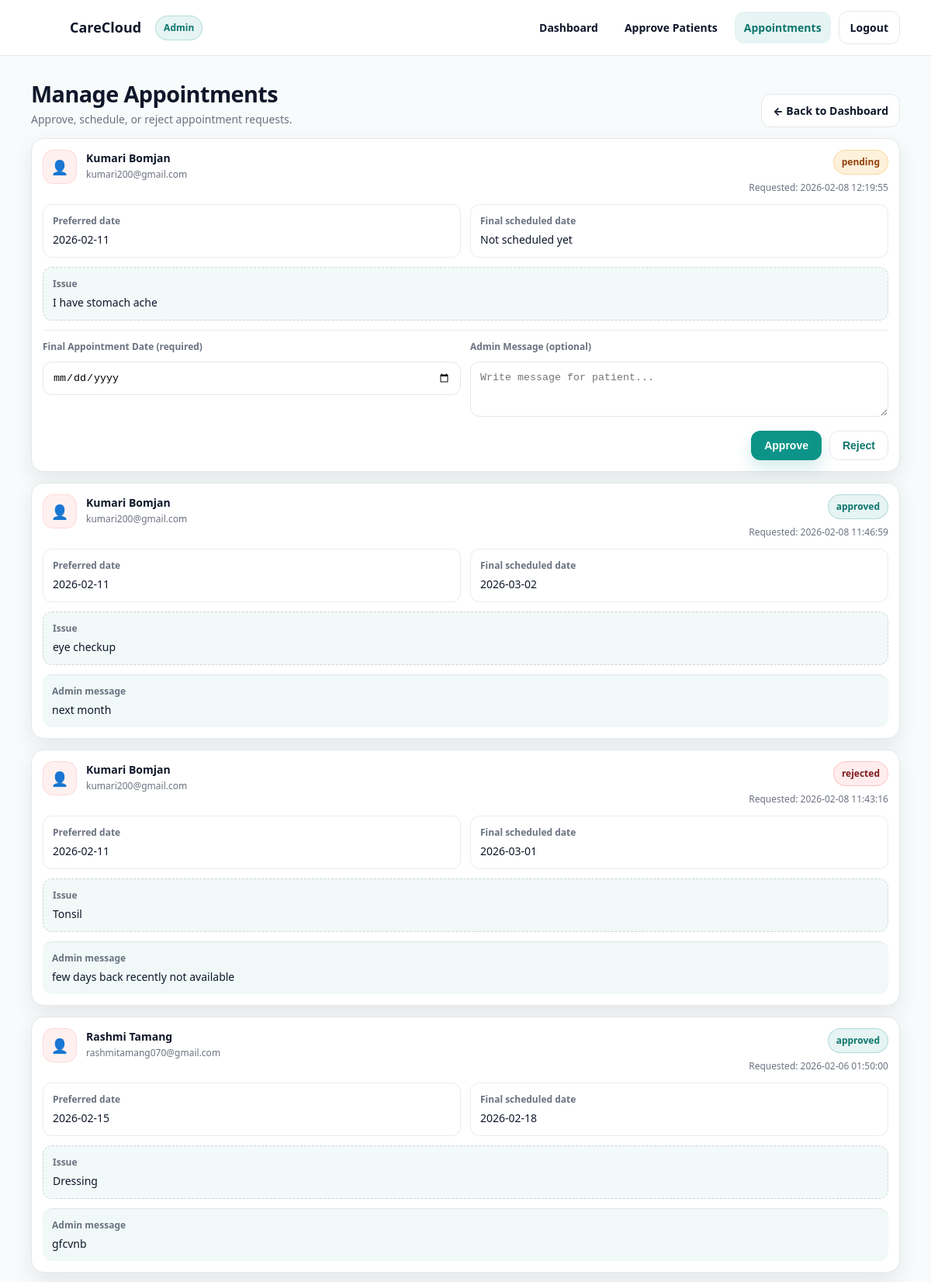
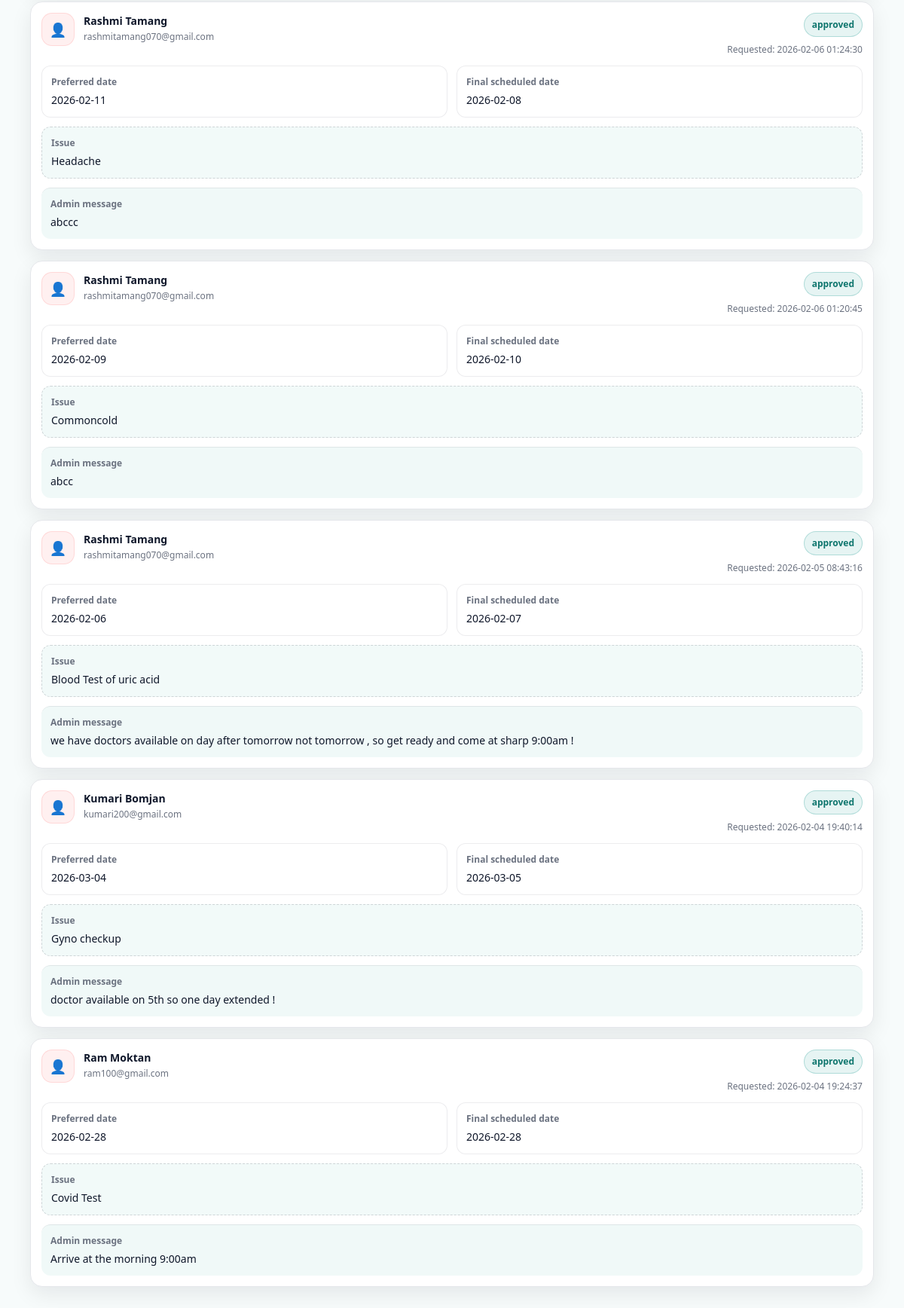
The page /admin/manage_appointments.php (signed in) on the database its author committed (2 pictures, top to bottom).
### tables this page shows
CREATE TABLE `appointments` (
  `id` int(11) NOT NULL,
  `patient_id` int(11) NOT NULL,
  `issue` text NOT NULL,
  `requested_date` date DEFAULT NULL,
  `status` enum('pending','approved','rejected') NOT NULL DEFAULT 'pending',
  `admin_message` varchar(255) DEFAULT NULL,
  `created_at` timestamp NOT NULL DEFAULT current_timestamp(),
  `scheduled_date` date DEFAULT NULL
);

CREATE TABLE `users` (
  `id` int(11) NOT NULL,
  `name` varchar(100) NOT NULL,
  `email` varchar(120) NOT NULL,
  `phone` varchar(20) DEFAULT NULL,
  `password_hash` varchar(255) NOT NULL,
  `role` enum('admin','patient') NOT NULL DEFAULT 'patient',
  `status` enum('pending','approved') NOT NULL DEFAULT 'pending',
  `created_at` timestamp NOT NULL DEFAULT current_timestamp()
);

### admin/manage_appointments.php (the view, shortened to what this page needs)
<?php
require_once "../config/db.php";
$sql = "SELECT a.id, a.issue, a.requested_date, a.scheduled_date, a.status, a.admin_message, a.created_at,
               u.name AS patient_name, u.email AS patient_email
        FROM appointments a
        JOIN users u ON a.patient_id = u.id
        ORDER BY a.created_at DESC";
$appointments = $conn->query($sql);
?>
<!doctype html>
<html lang="en">
<head>
  <link rel="stylesheet" href="../assests/app.css">
</head>
<body>
<header class="admin-nav">
  <div class="container admin-nav-inner">
    <a class="admin-brand" href="dashboard.php">
      <span class="logo" aria-hidden="true"></span>
      <span>CareCloud</span>
      <span class="admin-badge">Admin</span>
    </a>
    <nav class="admin-links" aria-label="Admin navigation">
      <a class="admin-link" href="dashboard.php">Dashboard</a>
      <a class="admin-link" href="approve_patients.php">Approve Patients</a>
      <a class="admin-link is-active" href="manage_appointments.php">Appointments</a>
      <a class="btn btn-ghost" href="../public/logout.php">Logout</a>
    </nav>
  </div>
</header>
<main class="container admin-page">
  <div class="admin-head">
    <div>
      <h1 class="admin-title">Manage Appointments</h1>
      <p class="admin-sub">Approve, schedule, or reject appointment requests.</p>
    </div>
    <div class="admin-head-actions">
      <a class="btn btn-ghost" href="dashboard.php">← Back to Dashboard</a>
    </div>
  </div>
  <?php if (!$appointments || $appointments->num_rows === 0): ?>
    <div class="admin-empty" style="margin:0;">
      <div class="admin-empty-ico" aria-hidden="true">📅</div>
      <div>
        <h3 style="margin:0 0 4px;">No appointment requests</h3>
        <p class="muted" style="margin:0;">Requests will appear here when patients submit them.</p>
      </div>
    </div>
  <?php else: ?>
    <section class="appt-list" aria-label="Appointments list">
      <?php while($a = $appointments->fetch_assoc()): ?>
        <?php $status = strtolower($a["status"] ?? "pending"); ?>
        <article class="appt-card">
          <div class="appt-top">
            <div class="appt-patient">
              <div class="appt-avatar" aria-hidden="true">👤</div>
              <div>
                <div class="appt-name"><?php echo htmlspecialchars($a["patient_name"]); ?></div>
                <div class="appt-email muted"><?php echo htmlspecialchars($a["patient_email"]); ?></div>
              </div>
            </div>
            <div class="appt-right">
              <span class="pill <?php echo ($status === "approved") ? "pill-approved" : (($status === "rejected") ? "pill-rejected" : "pill-pending"); ?>">
                <?php echo htmlspecialchars($a["status"]); ?>
              </span>
              <div class="appt-date muted">
                Requested: <?php echo htmlspecialchars($a["created_at"]); ?>
              </div>
            </div>
          </div>
          <div class="appt-grid">
            <div class="appt-field">
              <span class="appt-label">Preferred date</span>
              <div class="appt-value"><?php echo htmlspecialchars($a["requested_date"] ?? "Not provided"); ?></div>
            </div>
            <div class="appt-field">
              <span class="appt-label">Final scheduled date</span>
              <div class="appt-value"><?php echo htmlspecialchars($a["scheduled_date"] ?? "Not scheduled yet"); ?></div>
            </div>
          </div>
          <div class="appt-issue">
            <span class="appt-label">Issue</span>
            <div class="appt-value"><?php echo nl2br(htmlspecialchars($a["issue"])); ?></div>
          </div>
          <?php if ($status === "pending"): ?>
            <form class="appt-form" method="POST">
              <div class="appt-form-grid">
                <div class="appt-form-field">
                  <label class="appt-label" for="d<?php echo (int)$a["id"]; ?>">Final Appointment Date (required)</label>
                  <input class="input" id="d<?php echo (int)$a["id"]; ?>" type="date" name="scheduled_date" required>
                </div>
                <div class="appt-form-field">
                  <label class="appt-label" for="m<?php echo (int)$a["id"]; ?>">Admin Message (optional)</label>
                  <textarea class="input" id="m<?php echo (int)$a["id"]; ?>" name="admin_message" rows="3" placeholder="Write message for patient..."></textarea>
                </div>
              </div>
              <div class="appt-actions">
                <button class="btn btn-primary" type="submit" name="action" value="approved">Approve</button>
                <button class="btn btn-ghost" type="submit" name="action" value="rejected">Reject</button>
              </div>
            </form>
          <?php else: ?>
            <div class="appt-admin">
              <span class="appt-label">Admin message</span>
              <div class="appt-value"><?php echo htmlspecialchars($a["admin_message"] ?: "None"); ?></div>
            </div>
          <?php endif; ?>
        </article>
      <?php endwhile; ?>
    </section>
  <?php endif; ?>
</main>
</body>
</html>

### rows shown on the page
appointments: patient.name "Kumari Bomjan", patient.email "kumari200@gmail.com", status "pending", created_at "2026-02-08 12:19:55", requested_date "2026-02-11", scheduled_date "Not scheduled yet", issue "I have stomach ache", admin_message "Write message for patient..."
appointments: patient.name "Kumari Bomjan", patient.email "kumari200@gmail.com", status "approved", created_at "2026-02-08 11:46:59", requested_date "2026-02-11", scheduled_date "2026-03-02", issue "eye checkup", admin_message "next month"
appointments: patient.name "Kumari Bomjan", patient.email "kumari200@gmail.com", status "rejected", created_at "2026-02-08 11:43:16", requested_date "2026-02-11", scheduled_date "2026-03-01", issue "Tonsil", admin_message "few days back recently not available"
appointments: patient.name "Rashmi Tamang", patient.email "rashmitamang070@gmail.com", status "approved", created_at "2026-02-06 01:50:00", requested_date "2026-02-15", scheduled_date "2026-02-18", issue "Dressing", admin_message "gfcvnb"
appointments: patient.name "Rashmi Tamang", patient.email "rashmitamang070@gmail.com", status "approved", created_at "2026-02-06 01:24:30", requested_date "2026-02-11", scheduled_date "2026-02-08", issue "Headache", admin_message "abccc"
appointments: patient.name "Rashmi Tamang", patient.email "rashmitamang070@gmail.com", status "approved", created_at "2026-02-06 01:20:45", requested_date "2026-02-09", scheduled_date "2026-02-10", issue "Commoncold", admin_message "abcc"
appointments: patient.name "Rashmi Tamang", patient.email "rashmitamang070@gmail.com", status "approved", created_at "2026-02-05 08:43:16", requested_date "2026-02-06", scheduled_date "2026-02-07", issue "Blood Test of uric acid", admin_message "we have doctors available on day after tomorrow not tomorrow , so get ready and come at sharp 9:00am !"
appointments: patient.name "Kumari Bomjan", patient.email "kumari200@gmail.com", status "approved", created_at "2026-02-04 19:40:14", requested_date "2026-03-04", scheduled_date "2026-03-05", issue "Gyno checkup", admin_message "doctor available on 5th so one day extended !"
appointments: patient.name "Ram Moktan", patient.email "ram100@gmail.com", status "approved", created_at "2026-02-04 19:24:37", requested_date "2026-02-28", scheduled_date "2026-02-28", issue "Covid Test", admin_message "Arrive at the morning 9:00am"
